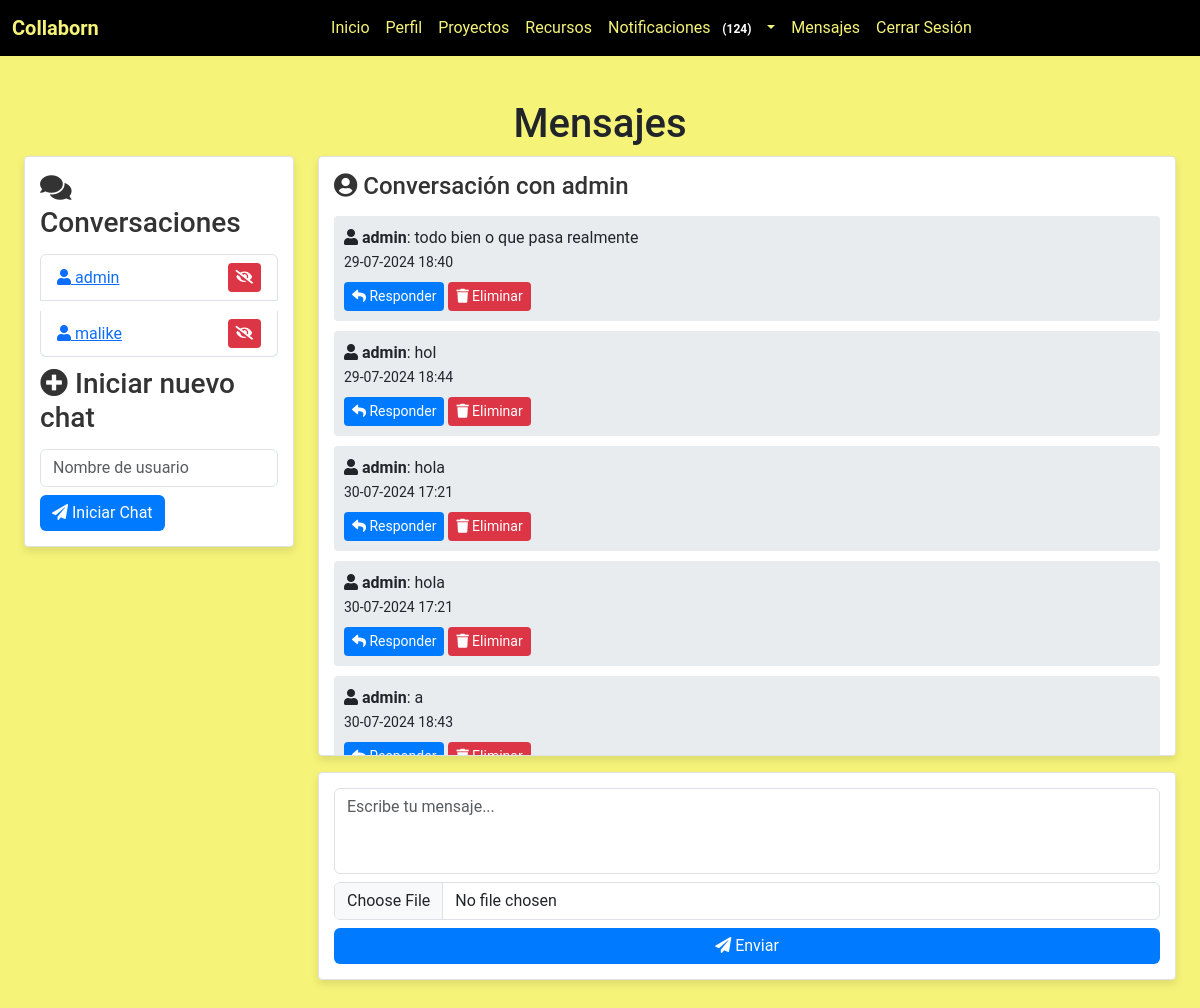
Screenshot of /mensajes/ (signed in) with the database file from the repository.
### myapp/models.py (models this page shows, shortened)
class Mensaje(models.Model):
    emisor = models.ForeignKey(User, on_delete=models.CASCADE, related_name='mensajes_enviados')
    receptor = models.ForeignKey(User, on_delete=models.CASCADE, related_name='mensajes_recibidos')
    contenido = models.TextField()
    imagen = models.ImageField(upload_to='mensajes/', null=True, blank=True)  # Añadido campo imagen
    leido = models.BooleanField(default=False)
    fecha_envio = models.DateTimeField(auto_now_add=True)

### myapp/views.py (the view)
# urls.py: path('mensajes/', views.listar_mensajes, name='listar_mensajes'),
@login_required
def listar_mensajes(request):
    query = request.GET.get('q')
    ocultas = ConversacionOculta.objects.filter(usuario=request.user).values_list('usuario_oculto', flat=True)
    mensajes_recibidos = Mensaje.objects.filter(receptor=request.user).exclude(emisor__in=ocultas).order_by('fecha_envio')
    mensajes_enviados = Mensaje.objects.filter(emisor=request.user).exclude(receptor__in=ocultas).order_by('fecha_envio')
    if query:
        mensajes_recibidos = mensajes_recibidos.filter(contenido__icontains=query)
        mensajes_enviados = mensajes_enviados.filter(contenido__icontains=query)
    usuarios = {}
    for mensaje in mensajes_recibidos:
        if mensaje.emisor not in usuarios:
            usuarios[mensaje.emisor] = []
        usuarios[mensaje.emisor].append(mensaje)
    for mensaje in mensajes_enviados:
        if mensaje.receptor not in usuarios:
            usuarios[mensaje.receptor] = []
        usuarios[mensaje.receptor].append(mensaje)
    all_users = User.objects.exclude(id=request.user.id)
    return render(request, 'myapp/listar_mensajes.html', {
        'usuarios': usuarios,
        'all_users': all_users,
        'query': query
    })

### myapp/templates/myapp/listar_mensajes.html (shortened to what this page needs)
{% extends 'myapp/base.html' %}
{% load static %}
{% block extra_css %}
<link rel="stylesheet" href="{% static 'css/chat.css' %}">
<link rel="stylesheet" href="https://cdnjs.cloudflare.com/ajax/libs/font-awesome/5.15.4/css/all.min.css">
{% endblock %}
{% block content %}
<div class="container mt-5">
    <h1 class="text-center">Mensajes</h1>
    <div class="row">
        <div class="col-md-3">
            <div class="user-list">
                <h3><i class="fas fa-comments"></i> Conversaciones</h3>
                <ul class="list-group" id="conversaciones-list">
                    {% for usuario in usuarios.keys %}
                    <li class="list-group-item d-flex justify-content-between align-items-center">
                        <a href="#chat-{{ usuario.id }}" class="chat-user-link" data-username="{{ usuario.username }}">
                            <i class="fas fa-user"></i> {{ usuario.username }}
                        </a>
                        <button type="button" class="btn btn-sm btn-danger ocultar-conversation-button" data-username="{{ usuario.username }}">
                            <i class="fas fa-eye-slash"></i>
                        </button>
                    </li>
                    {% endfor %}
                </ul>
                <h3><i class="fas fa-plus-circle"></i> Iniciar nuevo chat</h3>
                <form id="start-new-chat-form">
                    <input type="text" id="new_chat_username" class="form-control mb-2" placeholder="Nombre de usuario">
                    <button type="submit" class="btn btn-primary"><i class="fas fa-paper-plane"></i> Iniciar Chat</button>
                </form>
            </div>
        </div>
        <div class="col-md-9">
            <div class="tab-content" id="chat-content">
                {% for usuario, mensajes in usuarios.items %}
                <div class="tab-pane chat-window" id="chat-{{ usuario.id }}">
                    <div class="chat-box">
                        <h4><i class="fas fa-user-circle"></i> Conversación con {{ usuario.username }}</h4>
                        <div class="messages">
                            {% for mensaje in mensajes %}
                            <div class="chat-message {% if mensaje.emisor == request.user %}sent{% else %}received{% endif %}">
                                <div>
                                    <strong>{% if mensaje.emisor == request.user %}<i class="fas fa-user"></i> Tú{% else %}<i class="fas fa-user"></i> {{ mensaje.emisor.username }}{% endif %}</strong>:
                                    {% if mensaje.contenido %}{{ mensaje.contenido }}{% endif %}<br>
                                    <small>{{ mensaje.fecha_envio|date:"d-m-Y H:i" }}</small>
                                </div>
                                <div class="mt-2">
                                    {% if mensaje.emisor != request.user %}
                                    <a href="#" class="btn btn-sm btn-primary responder-btn" data-emisor-username="{{ mensaje.emisor.username }}"><i class="fas fa-reply"></i> Responder</a>
                                    {% endif %}
                                    <button type="button" class="btn btn-sm btn-danger" data-toggle="modal" data-target="#confirmDeleteModal" data-mensaje-id="{{ mensaje.id }}"><i class="fas fa-trash"></i> Eliminar</button>
                                </div>
                            </div>
                            {% endfor %}
                        </div>
                    </div>
                    <div class="chat-input mt-3">
                        <form id="send-message-form-{{ usuario.id }}" class="send-message-form" method="post" action="{% url 'enviar_mensaje' %}" enctype="multipart/form-data">
                            <textarea name="contenido" class="form-control mb-2 mr-2" placeholder="Escribe tu mensaje..." rows="3"></textarea>
                            <input type="file" name="imagen" class="form-control mb-2 mr-2">
                            <button type="submit" class="btn btn-primary send-message-button"><i class="fas fa-paper-plane"></i> Enviar</button>
                        </form>
                    </div>
                </div>
                {% endfor %}
            </div>
        </div>
    </div>
</div>
{% endblock %}

### myapp/static/css/style.css (style rules this page uses)
body { padding-top: 20px; }
.btn-primary { background-color: #007bff; border-color: #007bff; }
.list-group-item { margin-bottom: 10px; }
.form-control { margin-bottom: 10px; }

### myapp/static/css/register.css (style rules this page uses)
body { background-color: #dcc4fa; }

### myapp/static/css/chat.css (style rules this page uses)
body { background-color: #f0f2f5; font-family: 'Roboto', sans-serif; }
.container { max-width: 1200px; margin: auto; }
.user-list { background-color: #ffffff; border: 1px solid #dee2e6; border-radius: 0.25rem; padding: 15px; margin-bottom: 20px; box-shadow: 0 4px 8px rgba(0, 0, 0, 0.1); }
.user-list h3 { margin-bottom: 15px; color: #333; }
.user-list .list-group-item { cursor: pointer; transition: background-color 0.2s; }
.chat-box { background-color: #ffffff; border: 1px solid #dee2e6; border-radius: 0.25rem; padding: 15px; height: 600px; overflow-y: auto; margin-bottom: 15px; box-shadow: 0 4px 8px rgba(0, 0, 0, 0.1); }
.chat-box h4 { margin-bottom: 15px; color: #333; }
.chat-message { padding: 10px; margin-bottom: 10px; border-radius: 0.25rem; transition: transform 0.2s; }
.chat-message.received { background-color: #e9ecef; text-align: left; }
.chat-input { background-color: #ffffff; border: 1px solid #dee2e6; border-radius: 0.25rem; padding: 15px; box-shadow: 0 4px 8px rgba(0, 0, 0, 0.1); }
.chat-input form { display: flex; flex-direction: column; }
.chat-input textarea { resize: none; }
.messages { margin-bottom: 15px; }
.btn-primary { background-color: #007bff; border: none; transition: background-color 0.2s; }
.btn-danger { background-color: #dc3545; border: none; transition: background-color 0.2s; }

### myapp/templates/myapp/base.html (style rules this page uses)
body { background-color: #f5f378; }

### rows the page displays
Mensaje: emisor.username "admin", contenido "todo bien o que pasa realmente", fecha_envio "29-07-2024 18:40"
Mensaje: emisor.username "admin", contenido "hol", fecha_envio "29-07-2024 18:44"
Mensaje: emisor.username "admin", contenido "hola", fecha_envio "30-07-2024 17:21"
Mensaje: emisor.username "admin", contenido "hola", fecha_envio "30-07-2024 17:21"
Mensaje: emisor.username "admin", contenido "a", fecha_envio "30-07-2024 18:43"

### other values shown
{{ usuario.username }} "admin"
{{ usuario.username }} "malike"
